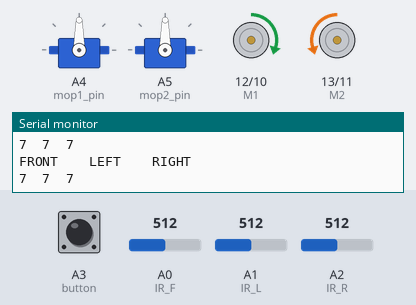
This sketch was run on a simulated Arduino Uno, built with avr-gcc and run on an emulated ATmega328P. On the bench: 2 × servo, direction and speed pins drawn as motors (green arrow = direction pin HIGH = forward, orange = LOW = backward, longer = more drive), the last lines printed to the serial monitor. The inputs (shaded band) are chosen by the test bench; at power-on: A3 (button) LOW, A0 (IR_F) = 512, A1 (IR_L) = 512, A2 (IR_R) = 512.

Above: at 0.97 s.
1.6 s: A3 (button) pulled HIGH for 0.9 s
At 3.6 s:
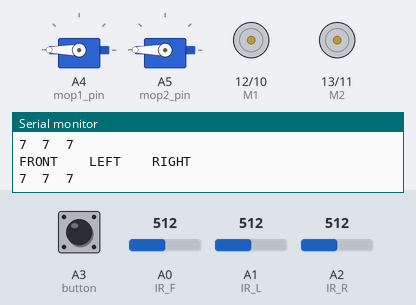
4.0 s: A3 (button) pulled HIGH for 3.2 s
At 4.23 s:
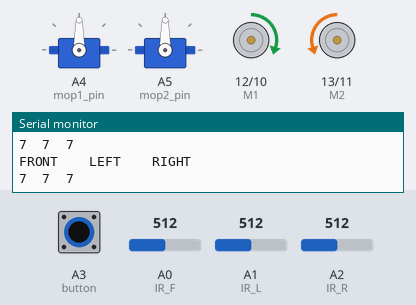
8.7 s: A0 (IR_F) set to 407
12.2 s: A0 (IR_F) set to 378
At 12.49 s:
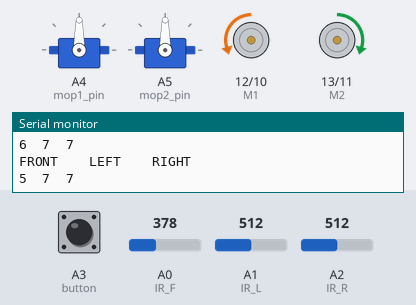
15.7 s: A0 (IR_F) set to 511
At 15.87 s:
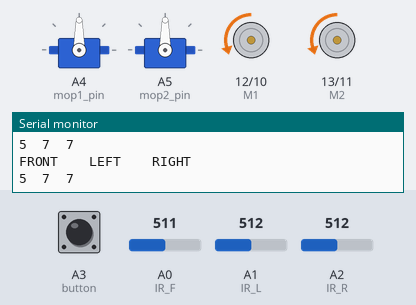
Timing chart, 0 to 20.2 s (numbered marks = the images above; inputs shaded):
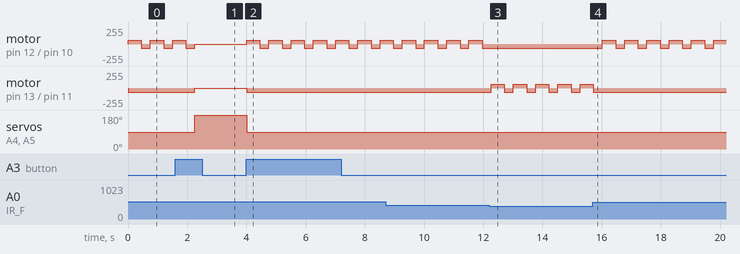

Measured:
- the behaviour switches between 390 and 389 on A0 (IR_F) (found by bisection; images 2 and 3)
- after the input at 1.6 s, motor on pin 13 (M2) / pin 11 (E2): backward 60/255 → stopped after 0.65 s; servo on A4 (mop1_pin), servo on A5 (mop2_pin): 90° → 180° after 0.65 s
- after the input at 4.0 s, motor on pin 12 (M1) / pin 10 (E1): alternates forward 60/255 for 0.45 s and backward 60/255 for 0.30 s, starting at once; motor on pin 13 (M2) / pin 11 (E2): stopped → backward 60/255 at once; servo on A4 (mop1_pin), servo on A5 (mop2_pin): 180° → 90° at once
- after the input at 12.2 s, motor on pin 12 (M1) / pin 10 (E1): stops changing and stays backward 60/255; motor on pin 13 (M2) / pin 11 (E2): alternates forward 60/255 for 0.45 s and backward 60/255 for 0.30 s, starting after 0.07 s
- after the input at 15.7 s, motor on pin 12 (M1) / pin 10 (E1): alternates forward 60/255 for 0.45 s and backward 60/255 for 0.30 s, starting after 0.32 s; motor on pin 13 (M2) / pin 11 (E2): goes on until 15.7 s, then stays backward 60/255

The sketch:

RobotMop.ino
```cpp
// Robot Mop
// 09/12/18

#include <Servo.h>
#define UP 180
#define DOWN 90
#define OBSTACLE_DISTANCE 6

//Button class
class Button {
  private:
    bool _state;
    uint8_t _pin;

  public:
    Button(uint8_t pin) : _pin(pin) {}

    void begin() {
      pinMode(_pin, INPUT_PULLUP);
      _state = digitalRead(_pin);
    }

    bool isReleased() {
      bool v = digitalRead(_pin);
      if (v != _state) {
        _state = v;
        if (_state) {
          return true;
        }
      }
      return false;
    }
};

//variables

int E1 = 10;
int M1 = 12;
int E2 = 11;
int M2 = 13;

int IR_F = A0;
int IR_L = A1;
int IR_R = A2;

Button button(A3);
bool _start = true;

int mop1_pin = A4;
int mop2_pin = A5;

Servo mop1;
Servo mop2;

//movement functions
void backward(int a, int b) {
  digitalWrite(M1, HIGH);
  digitalWrite(M2, HIGH);
  analogWrite(E1, a);
  analogWrite(E2, b);
}

void forward(int a, int b) {
  digitalWrite(M1, LOW);
  digitalWrite(M2, LOW);
  analogWrite(E1, a);
  analogWrite(E2, b);
}

void left(int a, int b) {
  digitalWrite(M1, LOW);
  digitalWrite(M2, HIGH);
  analogWrite(E1, a);
  analogWrite(E2, b);
}

void right(int a, int b) {
  digitalWrite(M1, HIGH);
  digitalWrite(M2, LOW);
  analogWrite(E1, a);
  analogWrite(E2, b);
}

//set mop's position
void SET_MOP(int pos) {
  mop1.write(pos);
  mop2.write(pos);
}

void setup() {
  mop1.attach(mop1_pin);
  mop2.attach(mop2_pin);
  pinMode(M1, OUTPUT);
  pinMode(M2, OUTPUT);
  pinMode(IR_F, INPUT);
  pinMode(IR_L, INPUT);
  pinMode(IR_R, INPUT);
  Serial.begin(9600);
}

void loop() {
  //wait for button press to begin mopping
  if (button.isReleased()) {
    _start = !_start;
  }

  if (_start) {
    SET_MOP(DOWN);

    int D_F = map(analogRead(IR_F), 0, 650, 0, 10); //distance read from front IR sensor
    int D_L = map(analogRead(IR_L), 0, 650, 0, 10); //distance read from left IR sensor
    int D_R = map(analogRead(IR_R), 0, 650, 0, 10); //distance read from right IR sensor

    // print distance
    Serial.println("FRONT \t LEFT \t RIGHT");
    Serial.print(D_F);
    Serial.print("\t");
    Serial.print(D_L);
    Serial.print("\t");
    Serial.println(D_R);

    if (D_F >= OBSTACLE_DISTANCE) {
      //if an object is infront,
      //check if there are any objects detected by the left/right sensor.
      //turn to the direction without obstructions.

      if (D_R < OBSTACLE_DISTANCE) {
        //if right is free
        left(60, 60);
        delay(450);
        forward(60, 60);
        delay(300);
      } else { //D_L < OBSTACLE_DISTANCE
        //if left is free
        right(60, 60);
        delay(450);
        forward(60, 60);
        delay(300);
      }
    } else if (D_R >= OBSTACLE_DISTANCE) {
      //if an object is detected by the right sensor, turn left
      left(60, 60);
      delay(450);
      forward(60, 60);
      delay(300);
    } else if (D_L >= OBSTACLE_DISTANCE) {
      //if an object is detected by the left sensor, turn right
      right(60, 60);
      delay(450);
      forward(60, 60);
      delay(300);
    } else {
      //keep mopping when there are no obstructions ahead or beside the robot
      forward(60, 60);
      delay(10);
    }
  } else {
    SET_MOP(UP);
    //stop
    forward(0, 0);
    delay(10);
  }
}
```
